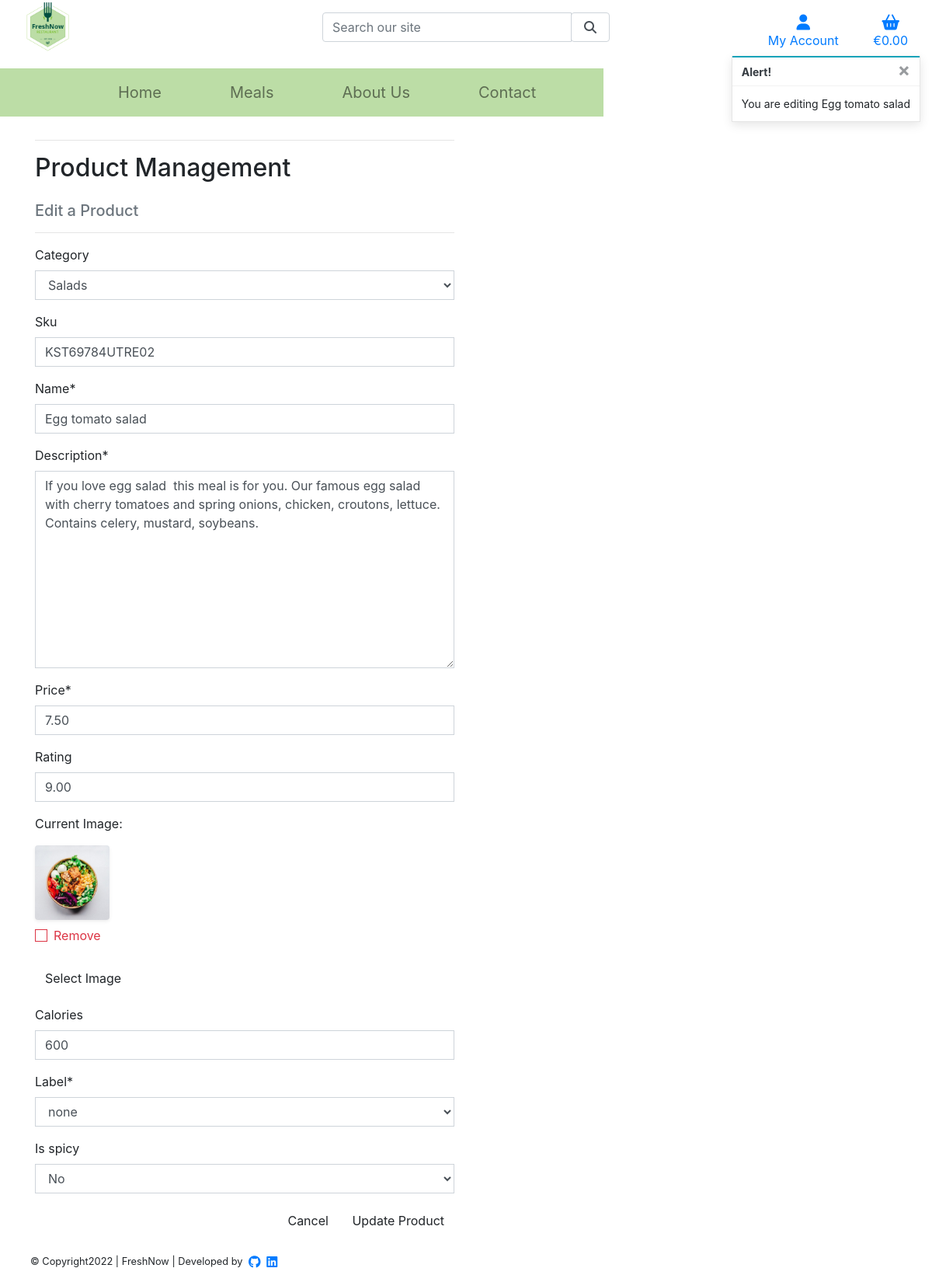
The page /products/edit/2/ (signed in) on the database its author committed.
### products/models.py (models this page shows, shortened)
class Product(models.Model):
    category = models.ForeignKey(
        'Category', null=True, blank=True, on_delete=models.SET_NULL)
    sku = models.CharField(max_length=254, null=True, blank=True)
    name = models.CharField(max_length=254)
    description = models.TextField()
    price = models.DecimalField(max_digits=6, decimal_places=2)
    rating = models.DecimalField(
        max_digits=6, decimal_places=2, null=True, blank=True)
    image = models.ImageField(null=True, blank=True)
    calories= models.DecimalField(
        max_digits=6, null=True, blank=True, decimal_places=0)
    label = models.CharField(choices=LABEL_CHOICES, max_length=1, default=False)
    is_spicy = models.BooleanField(default=False, null=True, blank=True)

### products/views.py (the view)
# urls.py: path('edit/<int:product_id>/', views.edit_product, name='edit_product'),
@login_required
def edit_product(request,product_id):
    if not request.user.is_superuser:
        messages.error(request, 'Sorry, only store owners can do that.')
        return redirect(reverse('home'))
    product = get_object_or_404(Product, pk=product_id)
    if request.method == "POST":
        form = ProductForm(request.POST, request.FILES, instance=product)
        if form.is_valid():
            form.save()
            messages.success(request, "Product successfully updated")
            return redirect(reverse('product_detail', args=[product.id]))
        else:
            messages.error(request, 'Failed to update product. Please ensure the form is valid.')
    else:
        form = ProductForm(instance=product)
        messages.info(request, f'You are editing {product.name}')
    template = 'products/edit_product.html'
    context = {
        'form': form,
        'product': product,
    }
    return render(request, template, context)

### products/forms.py
class ProductForm(forms.ModelForm):
    class Meta:
        model = Product
        fields = '__all__'
    image = forms.ImageField(label='Image', required=False, widget=CustomClearableFileInput)
    def __init__(self, *args, **kwargs):
        super().__init__(*args, **kwargs)
        categories = Category.objects.all()
        friendly_names = [(c.id, c.get_friendly_name()) for c in categories]
        self.fields['category'].choices = friendly_names
        for field_name, field in self.fields.items():
            field.widget.attrs['class'] = 'border-black rounded-0'

### bag/contexts.py (called while the page is built, shortened)
def bag_contents(request):
    bag_items = []
    total = 0
    product_count = 0
    bag = request.session.get('bag', {})
    if total < settings.FREE_DELIVERY_THRESHOLD:
        delivery = total * Decimal(settings.STANDARD_DELIVERY_PERCENTAGE / 100)
        free_delivery_delta = settings.FREE_DELIVERY_THRESHOLD - total
    else:
        delivery = 0
        free_delivery_delta = 0
    grand_total = delivery + total
    context = {
        'bag_items': bag_items,
        'total': total,
        'product_count': product_count,
        'delivery': delivery,
        'free_delivery_delta': free_delivery_delta,
        'free_delivery_threshold': settings.FREE_DELIVERY_THRESHOLD,
        'grand_total': grand_total,
    }
    return context

### products/contexts.py (called while the page is built)
def all_categories(request):
    category_list = Category.objects.all()
    context = {
        'category_list': category_list,
    }
    return context

### products/models.py (called while the page is built)
    def get_friendly_name(self):
        return self.friendly_name

### products/templates/products/edit_product.html (shortened to what this page needs)
{% extends "base.html" %}
{% load static %}
{% block page_header %}
    <div class="container header-container">
    </div>
{% endblock %}
{% block content %}
    <div class="container">
        <div class="row">
            <div class="col-12 col-md-6">
                <hr>
                <h2 class="logo-font mb-4">Product Management</h2>
                <h5 class="text-muted">Edit a Product</h5>
                <hr>
            </div>
        </div>
        <div class="row">
            <div class="col-12 col-md-6">
                <form method="POST" action="{% url 'edit_product' product.id %}" class="form mb-2" enctype="multipart/form-data">
                    {% for field in form %}
                    {% if field.name != 'image' %}
                        {{ field | as_crispy_field }}
                    {% else %}
                        {{ field }}
                    {% endif %}
                {% endfor %}
                    <div class="text-right">
                        <a class="btn btn-outline-black rounded-0" href="{% url 'products' %}">Cancel</a>
                        <button class="btn btn-black rounded-0" type="submit">Update Product</button>
                    </div>
                </form>
            </div>
        </div>
    </div>
{% endblock %}

### static/css/base.css (style rules this page uses)
html { height: 100%; scroll-behavior: smooth; }
@media (min-width: 992px) { .header-container { padding-top: 164px; } }

### rows shown on the page
Product: category "Salads" "KST69784UTRE02" "Egg tomato salad" "If you love egg salad this meal is for you. Our famous egg salad with cherry tomatoes and spring onions, chicken, croutons, lettuce. Contains celery, mustard, soybeans." "7.50" "9.00" "600" "none" "No"

### other values the page prints
{{ message }} "You are editing Egg tomato salad"
{{ widget.initial_text }} "Current Image"
{{ widget.clear_checkbox_label }} "Remove"
